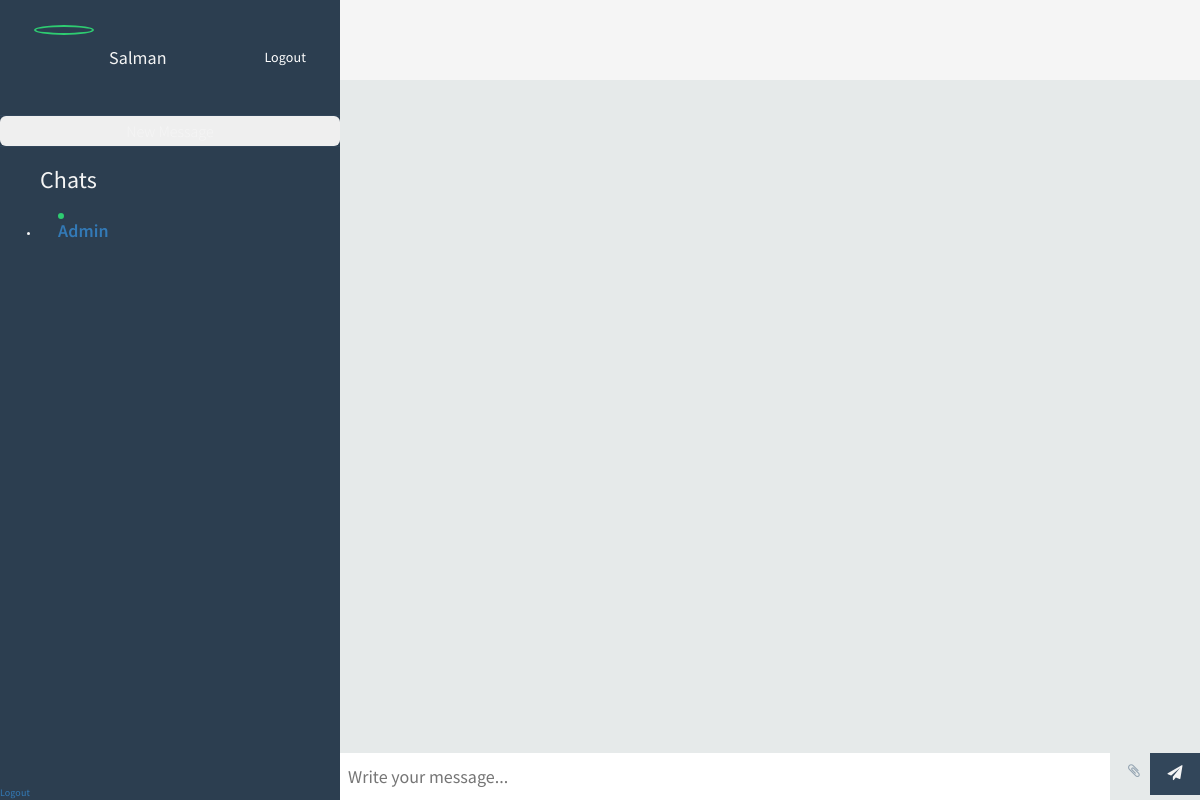
The page / (signed in) on the database as committed earlier.
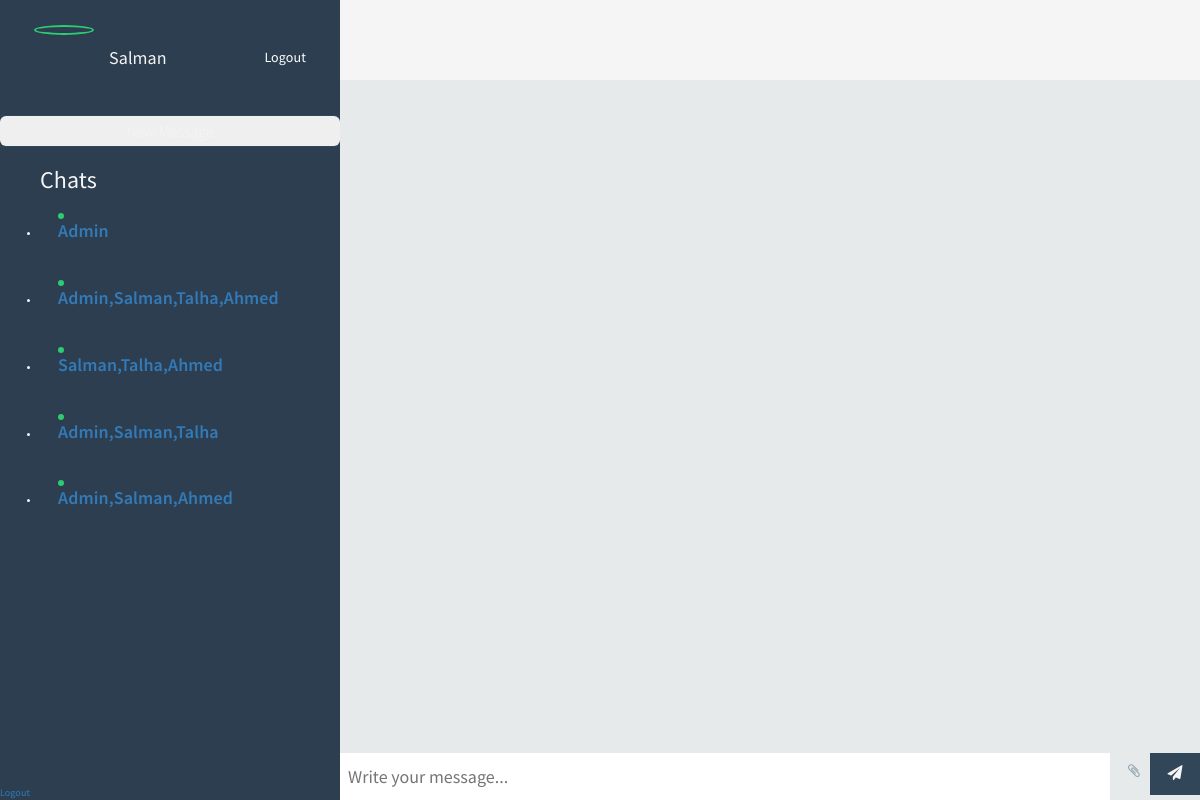
The same page on the database as committed later.
### chat/models.py (models this page shows)
class Contact(models.Model):
    user = models.ForeignKey(User, related_name='friends', on_delete=models.CASCADE)
    friends = models.ManyToManyField('self', blank=True)
    def __str__(self):
        return self.user.username

class Chat(models.Model):
    participants = models.ManyToManyField(Contact, related_name='chats')
    messages = models.ManyToManyField(Message, blank=True)
    chat_name = models.CharField(max_length=30, blank=True)
    def __str__(self):
        return "{}".format(self.pk)

### chat/views.py (the view)
# urls.py: path('', index),
@login_required
def index(request):
    user_name = request.user.username
    user_object = User.objects.filter(username=user_name)
    chat = Chat.objects.all()
    user_chats = []
    chat_name = []
    new_list = []
    old_list = []
    names_list = []
    ok_list = []
    for i in range(len(chat)):
        chat_obj = chat[i]
        get_chat_obj = Chat.objects.get(id=str(chat_obj))
        participants = get_chat_obj.participants.order_by('user')
        if user_name in str(participants):
            item = Chat.objects.get(id=str(get_chat_obj))
            user_chats.append(item)
            names = item.participants.order_by('user')
            names_list.append(names)
    for i in range(len(names_list)):
        if len(names_list[i]) == 1:
            chat_name.append(Contact.objects.get(user=user_object[0]))
        elif len(names_list[i]) == 2:
            for j in range(len(names_list[i])):
                if user_name != str(names_list[i][j]):
                    chat_name_list = []
                    chat_name_list.append(names_list[i][j])
                    chat_name.append(chat_name_list[0])
        elif len(names_list[i]) > 2:
            new_list.append([])
            for k in range(len(names_list[i])):
                new_list[len(new_list)-1].append(names_list[i][k])
    for l in range(len(new_list)):
        str1 = ""
        t = new_list[l]
        for i in range(len(new_list[l])):
            str1+=(str(new_list[l][i])+",")
        chat_name.append(str1[:-1])
    form = forms.CreateContactForm()
    return render(request, 'chat/index.html', {
        'username': mark_safe(json.dumps(request.user.username)),
        'users': User.objects.all(),
        'contacts': Contact.objects.all(),
        'form': form,
        'chats' : zip(chat_name,user_chats)
        })

### chat/forms.py
class CreateContactForm(forms.Form):
	messages = forms.CharField(max_length=2)
	participants = forms.CharField(max_length=200)

### chat/templates/chat/index.html (shortened to what this page needs)
{% load static %}
<!DOCTYPE html>
<html>
  <head>
    <link rel='stylesheet prefetch' href='https://cdnjs.cloudflare.com/ajax/libs/meyer-reset/2.0/reset.min.css'>
    <link rel='stylesheet prefetch' href='https://cdnjs.cloudflare.com/ajax/libs/font-awesome/4.6.2/css/font-awesome.min.css'>
    <link href="//maxcdn.bootstrapcdn.com/bootstrap/4.0.0/css/bootstrap.min.css" rel="stylesheet" id="bootstrap-css">
    <link href="//netdna.bootstrapcdn.com/bootstrap/3.0.0/css/bootstrap.min.css" rel="stylesheet" id="bootstrap-css">
    <link rel="stylesheet" href="{% static 'style.css' %}" />
  </head>
<body>
  <div id="frame">
    <div id="sidepanel">
      <div id="profile">
        <div class="wrap">
          <img id="profile-img" src="https://clipartart.com/images/default-profile-picture-clipart-3.jpg" class="online" alt="" />
          <p style="text-transform: capitalize;font-size: 18px">{{ user.username }}</p>
          <a href="/accounts/logout/" style="font-size: 14px;color:white;float:right;">Logout</a>
          <div id="expanded">
          </div>
        </div>
      </div>
      <div id="search">
        <center>
        <button id="togglebtn" style="border: none;text-align: center;font-size: 16px;width:100%;height:30px;border-radius: 6px;">New Message</button>
      </center>
      </div>
      <div id="contacts">
        <ul>
          <h3>Chats</h3>
          {% for name, id in chats %}
          <li class="contact">
            <div class="wrap">
              <span class="contact-status online"></span>
              <a href="/{{ id }}/"><div class="meta">
               <p class="name" style="text-transform: capitalize;font-size: 18px">{{ name }}</p>
                <p class="preview"></p>
              </a>
              </div>
            </div>
          </li>
          {% endfor %}
      </div>
      <div id="bottom-bar">
        <a href="/accounts/logout/">Logout</a>
      </div>
    </div>
    <div class="content">
      <div class="contact-profile">
      </div>
      <div class="messages">
      </div>
      <div class="message-input">
        <div class="wrap">
        <input id="chat-message-input" type="text" placeholder="Write your message..." />
        <i class="fa fa-paperclip attachment" aria-hidden="true"></i>
        <button id="chat-message-submit" class="submit">
          <i class="fa fa-paper-plane" aria-hidden="true"></i>
        </button>
        </div>
      </div>
    </div>
</body>
</html>

Rows that differ between the two databases and show on the page:
added Chat: name "Admin,salman,talha,ahmed"
added Chat: name "Salman,talha,ahmed"
added Chat: name "Admin,salman,talha"
added Chat: name "Admin,salman,ahmed"
